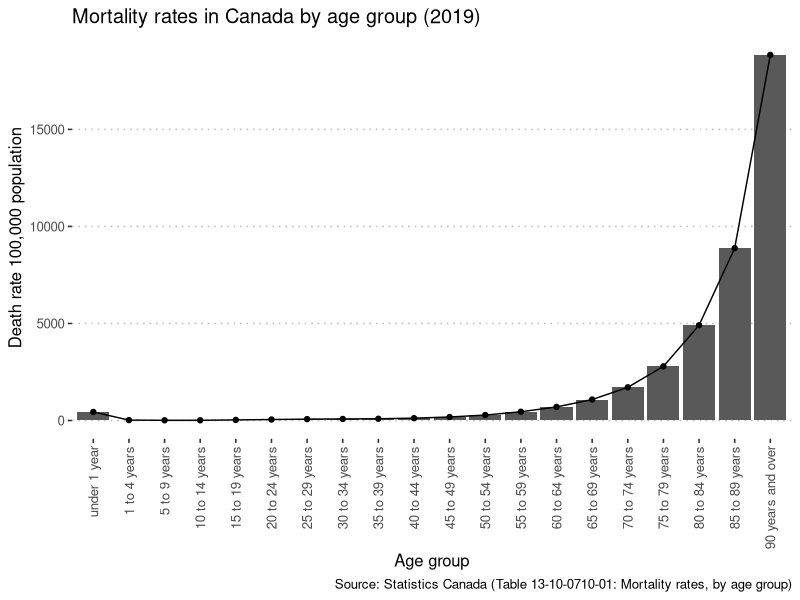
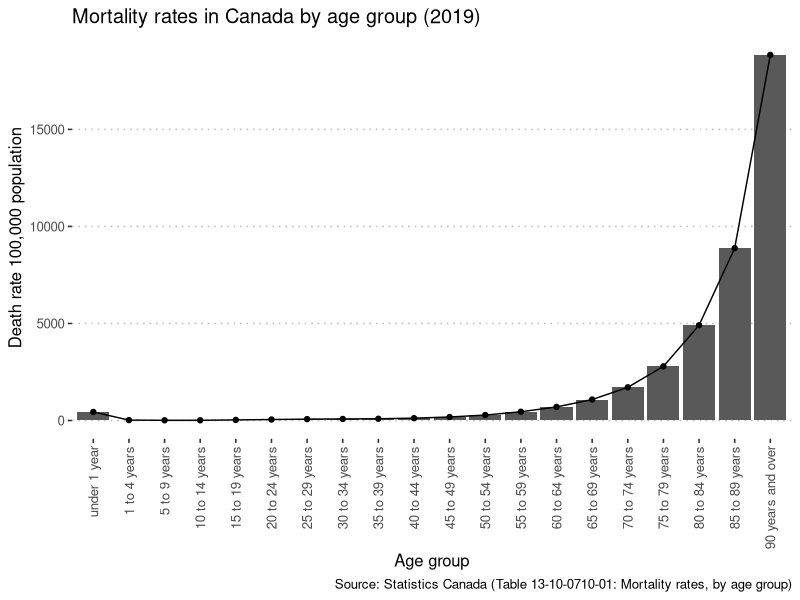

These figures' R source, in order:
# load libraries
library(dplyr)
library(ggplot2)
library(ggpubr)

# load data
dat <- read.csv("1310071001-eng.csv", skip = 12)

# process data
dat <- dat[2:21, c(1, 6)]
dat <- dat %>%
  mutate(X = sub("Age at time of death, ", "", X)) %>%
  transmute(
    age_group = factor(X, levels = X),
    death_rate_per_100k = as.numeric(X.4) * 100
  )

# plot data
p <- ggplot(data = dat, aes(x = age_group, y = death_rate_per_100k)) +
  geom_bar(stat = "identity") +
  geom_point() +
  geom_line(group = 1) +
  theme_pubclean() +
  theme(axis.text.x = element_text(angle = 90, vjust = 0.5, hjust = 1)) +
  labs(
    x = "Age group",
    y = "Death rate 100,000 population",
    title = "Mortality rates in Canada by age group (2019)",
    caption = "Source: Statistics Canada (Table 13-10-0710-01: Mortality rates, by age group)")
p # show plot

# export data
ggsave("canada-mortality-rates-by-age.png", p)
